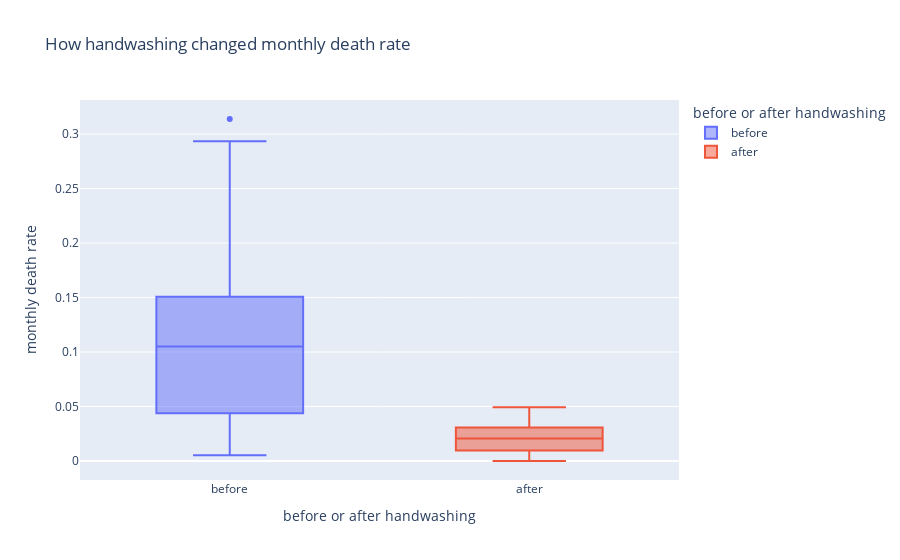

The code cell stored with this chart in its notebook:
### Markdown cell above
### Use Box Plots to Show How the Death Rate Changed Before and After Handwashing

**Challenge**: 
* Use [NumPy's `.where()` function](https://numpy.org/doc/stable/reference/generated/numpy.where.html) to add a column to `df_monthly` that shows if a particular date was before or after the start of handwashing. 
* Then use plotly to create box plot of the data before and after handwashing. 
* How did key statistics like the mean, max, min, 1st and 3rd quartile changed as a result of the new policy?

### Code cell
px.box(
    df_monthly,
    x="segment",
    y="pct_deaths",
    color="segment",
    title="How handwashing changed monthly death rate",
    labels={
        "pct_deaths": "monthly death rate",
        "segment": "before or after handwashing",
    },
)

### Figure 1 — Plotly figure (JSON) as saved in the notebook; plotly's stock layout.template omitted (floating-point values rounded to 4 significant figures)
{"data": [{"alignmentgroup": "True", "hovertemplate": "before or after handwashing=%{x}<br>monthly death rate=%{y}<extra></extra>", "legendgroup": "before", "marker": {"color": "#636efa"}, "name": "before", "notched": false, "offsetgroup": "before", "orientation": "v", "showlegend": true, "type": "box", "x": ["before", "before", "before", "before", "before", "before", "before", "before", "before", "before", "before", "before", "before", "before", "before", "before", "before", "before", "before", "before", "before", "before", "before", "before", "before", "before", "before", "before", "before", "before", "before", "before", "before", "before", "before", "before", "before", "before", "before", "before", "before", "before", "before", "before", "before", "before", "before", "before", "before", "before", "before", "before", "before", "before", "before", "before", "before", "before", "before", "before", "before", "before", "before", "before", "before", "before", "before", "before", "before", "before", "before", "before", "before", "before", "before", "before"], "x0": " ", "xaxis": "x", "y": [0.1457, 0.07531, 0.04332, 0.01569, 0.007843, 0.05, 0.08421, 0.01351, 0.01878, 0.1102, 0.2255, 0.2085, 0.1222, 0.1023, 0.1074, 0.03226, 0.06593, 0.2078, 0.2546, 0.1839, 0.2934, 0.2297, 0.3138, 0.1912, 0.1597, 0.1241, 0.1193, 0.06098, 0.04082, 0.005236, 0.01554, 0.02262, 0.176, 0.07143, 0.08051, 0.1516, 0.1128, 0.1703, 0.1731, 0.05833, 0.02679, 0.04369, 0.0632, 0.01224, 0.03226, 0.1102, 0.1055, 0.07591, 0.04745, 0.04452, 0.04231, 0.04392, 0.07143, 0.06122, 0.03586, 0.1055, 0.1484, 0.1094, 0.1049, 0.1339, 0.1809, 0.1543, 0.1897, 0.1344, 0.1015, 0.131, 0.1806, 0.1439, 0.1496, 0.1077, 0.05369, 0.03215, 0.01923, 0.03607, 0.1827, 0.1224], "y0": " ", "yaxis": "y"}, {"alignmentgroup": "True", "hovertemplate": "before or after handwashing=%{x}<br>monthly death rate=%{y}<extra></extra>", "legendgroup": "after", "marker": {"color": "#EF553B"}, "name": "after", "notched": false, "offsetgroup": "after", "orientation": "v", "showlegend": true, "type": "box", "x": ["after", "after", "after", "after", "after", "after", "after", "after", "after", "after", "after", "after", "after", "after", "after", "after", "after", "after", "after", "after", "after", "after"], "x0": " ", "xaxis": "x", "y": [0.02239, 0.012, 0.01894, 0.0458, 0.03957, 0.04472, 0.0293, 0.03534, 0.006873, 0, 0.006557, 0.009585, 0.01136, 0.003717, 0, 0.009615, 0.02341, 0.02903, 0.0134, 0.02233, 0.03085, 0.04926], "y0": " ", "yaxis": "y"}], "layout": {"boxmode": "overlay", "legend": {"title": {"text": "before or after handwashing"}, "tracegroupgap": 0}, "title": {"text": "How handwashing changed monthly death rate"}, "xaxis": {"anchor": "y", "categoryarray": ["before", "after"], "categoryorder": "array", "domain": [0, 1], "title": {"text": "before or after handwashing"}}, "yaxis": {"anchor": "x", "domain": [0, 1], "title": {"text": "monthly death rate"}}}}
